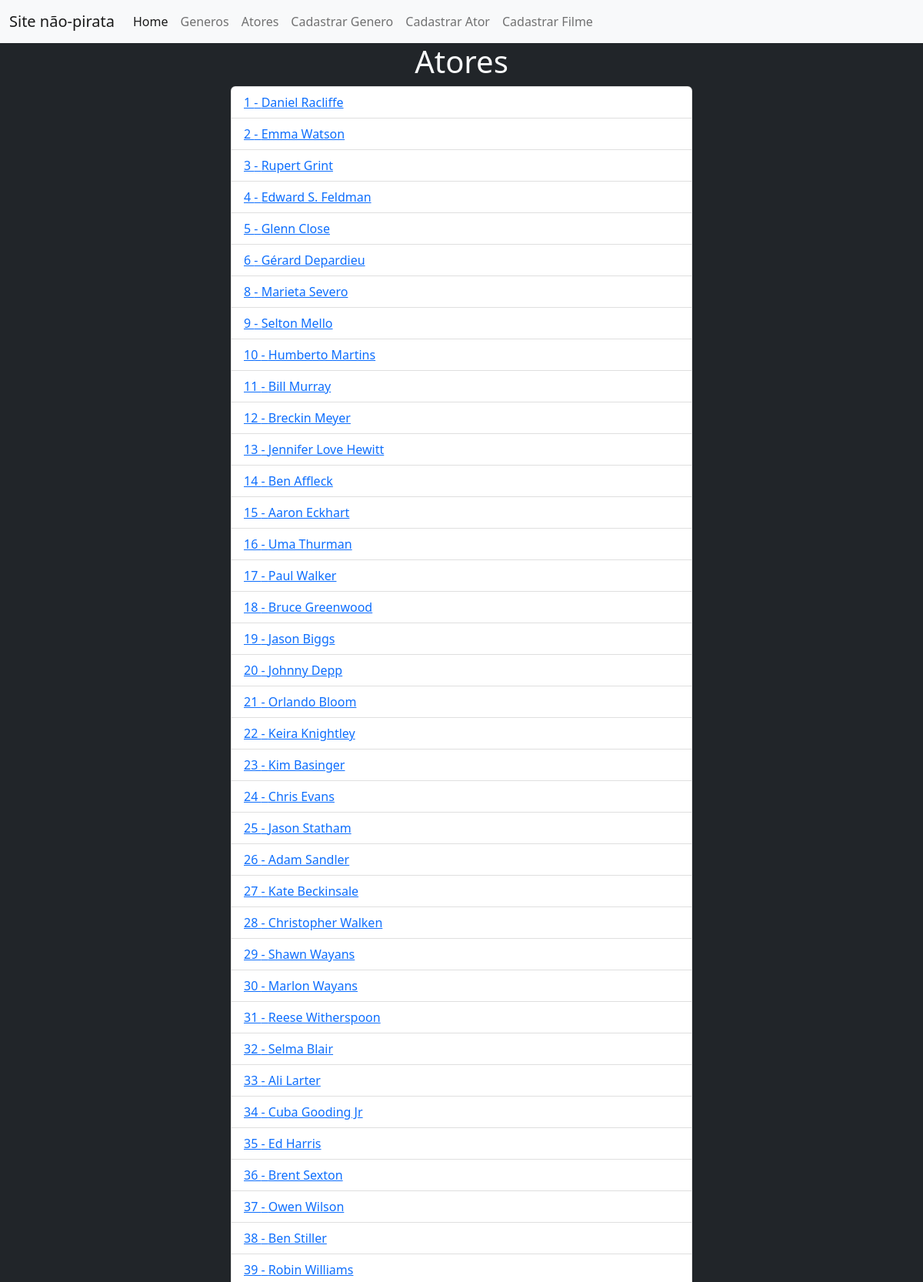
The page /index.php?page=atores_lista (upper part) on the database its author committed.
### tables this page shows
CREATE TABLE IF NOT EXISTS `atores` (
  `cod_ator` int(10) unsigned NOT NULL AUTO_INCREMENT,
  `nome_ator` varchar(45) NOT NULL,
  PRIMARY KEY (`cod_ator`)
);

### includes/atores_lista.php (the view, shortened to what this page needs)
<div class="m-auto w-25">
    <h1 class="text-center">Atores</h1>
</div>
<?php
    $sql ="SELECT * FROM atores";
    $ator = $conexao->query($sql);
    echo '<ul class="list-group w-50 m-auto">';
    foreach($ator as $g){
        echo '<li class="list-group-item">';
        echo '<a href="index.php?page=ver">';
        echo $g['cod_ator']. ' - '.$g['nome_ator'];
        echo '</a>';
        echo '</li>';
    }
    echo '</ul>';
?>

### style.css (style rules this page uses)
body { background-color: black; color: white; }
ul { list-style: none; }
a { color: white; text-decoration: none; }

### rows shown on the page
atores: cod_ator "1", nome_ator "Daniel Racliffe"
atores: cod_ator "2", nome_ator "Emma Watson"
atores: cod_ator "3", nome_ator "Rupert Grint"
atores: cod_ator "4", nome_ator "Edward S. Feldman"
atores: cod_ator "5", nome_ator "Glenn Close"
atores: cod_ator "6", nome_ator "Gérard Depardieu"
atores: cod_ator "8", nome_ator "Marieta Severo"
atores: cod_ator "9", nome_ator "Selton Mello"
atores: cod_ator "10", nome_ator "Humberto Martins"
atores: cod_ator "11", nome_ator "Bill Murray"
atores: cod_ator "12", nome_ator "Breckin Meyer"
atores: cod_ator "13", nome_ator "Jennifer Love Hewitt"
atores: cod_ator "14", nome_ator "Ben Affleck"
atores: cod_ator "15", nome_ator "Aaron Eckhart"
atores: cod_ator "16", nome_ator "Uma Thurman"
atores: cod_ator "17", nome_ator "Paul Walker"
atores: cod_ator "18", nome_ator "Bruce Greenwood"
atores: cod_ator "19", nome_ator "Jason Biggs"
atores: cod_ator "20", nome_ator "Johnny Depp"
atores: cod_ator "21", nome_ator "Orlando Bloom"
atores: cod_ator "22", nome_ator "Keira Knightley"
atores: cod_ator "23", nome_ator "Kim Basinger"
atores: cod_ator "24", nome_ator "Chris Evans"
atores: cod_ator "25", nome_ator "Jason Statham"
atores: cod_ator "26", nome_ator "Adam Sandler"
atores: cod_ator "27", nome_ator "Kate Beckinsale"
atores: cod_ator "28", nome_ator "Christopher Walken"
atores: cod_ator "29", nome_ator "Shawn Wayans"
atores: cod_ator "30", nome_ator "Marlon Wayans"
atores: cod_ator "31", nome_ator "Reese Witherspoon"
atores: cod_ator "32", nome_ator "Selma Blair"
atores: cod_ator "33", nome_ator "Ali Larter"
atores: cod_ator "34", nome_ator "Cuba Gooding Jr"
atores: cod_ator "35", nome_ator "Ed Harris"
atores: cod_ator "36", nome_ator "Brent Sexton"
atores: cod_ator "37", nome_ator "Owen Wilson"
atores: cod_ator "38", nome_ator "Ben Stiller"
atores: cod_ator "39", nome_ator "Robin Williams"
